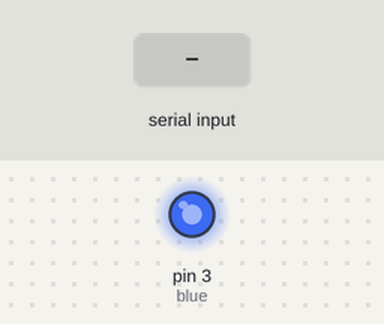
Bench run of a sketch on a simulated Arduino Uno, built with avr-gcc and run on an emulated ATmega328P. Shown: output pins drawn as LEDs (lit = HIGH). Inputs (shaded band) come from the test bench.

Above: at 1.2 s.
1.3 s: "1" received over Serial
At 2.1 s:
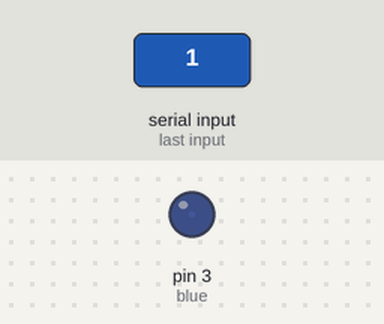
2.8 s: "0" received over Serial
At 3.2 s:
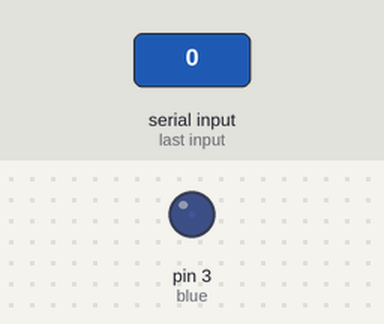
Timing chart, 0 to 5.8 s (numbered marks = the images above; inputs shaded):
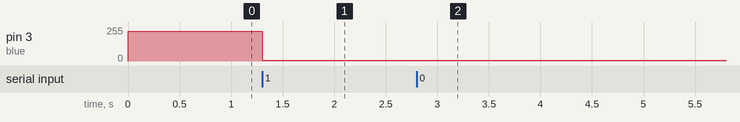

The sketch:

Mengatur_Kecerahan_Lampu_dengan_Processing.ino
```cpp
const int blue = 3;
int dataRead = 0;
float kecerahan = 0;

void setup() {
  // put your setup code here, to run once:

  Serial.begin (9600);
  pinMode (blue, OUTPUT);

}

void loop() {
  // put your main code here, to run repeatedly:

  if (Serial.available () > 0) {
    dataRead = Serial.read ();
  }

  kecerahan = map (dataRead,40,360,0,255);
  analogWrite (blue, kecerahan);

}
```

Measured:
- after the input at 1.3 s, pin 3 (blue): 225/255 → 7/255 at once
- after the input at 2.8 s, pin 3 (blue): 7/255 → 6/255 at once
